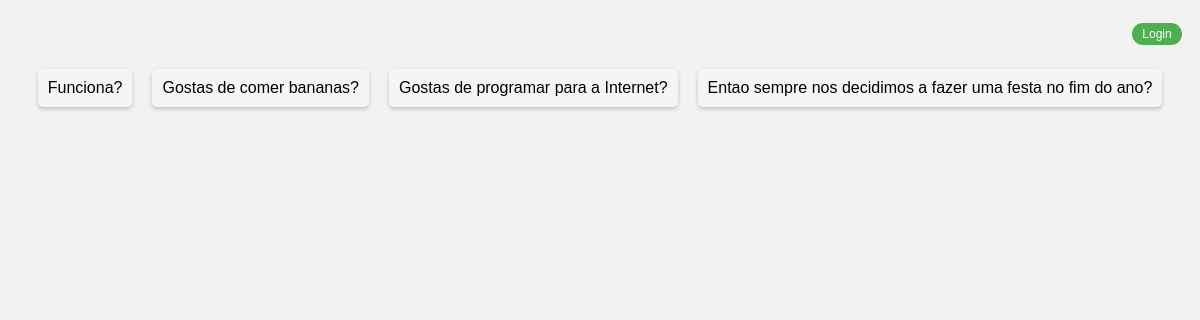
The page /votacao/ on the database as committed earlier.
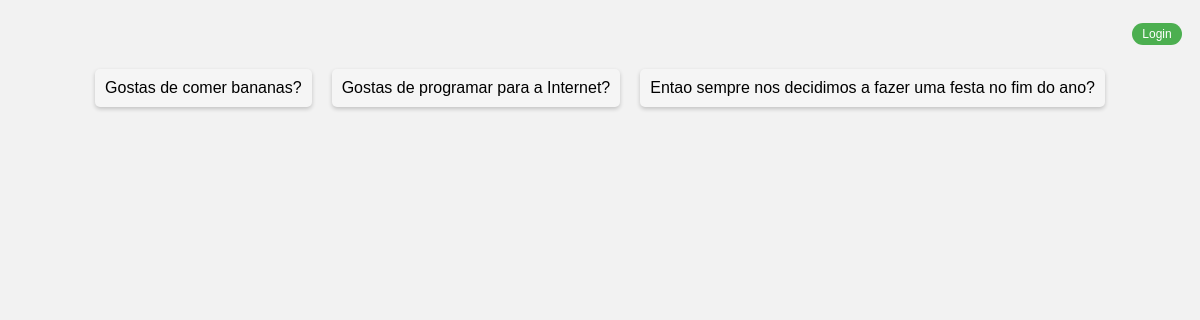
The same page on the database as committed later.
### votacao/models.py (models this page shows, shortened)
class Questao(models.Model):
    questao_texto = models.CharField(max_length=200)
    pub_data = models.DateTimeField('data de publicacao')

### votacao/views.py (the view)
# urls.py: path("", views.index, name='index'),
def index(request):
    latest_question_list = Questao.objects.order_by('-pub_data')[:5]
    context = {'latest_question_list': latest_question_list}
    user = request.user
    if user.is_authenticated and not user.is_superuser:
        aluno = get_object_or_404(Aluno, user_id=user.id)
        context.update({"aluno": aluno})
    return render(request, 'votacao/index.html', context)

### templates/votacao/index.html (shortened to what this page needs)
<div class="login_div">
    {% if user.is_authenticated %}
    <div class="loged_data_div">
        <p>Logged in as <b>{{request.user}}</b> {% if user.is_superuser %} (Admin){% endif %}</p>
        {% if not user.is_superuser %}
        <p>Numero de votos: <b>{{aluno.numero_votos}}</b></p>
        {% endif %}
    </div>
    <a href="{% url 'votacao:logout' %}">
        <button>Logout</button>
    </a>
    {% else %}
    <a href="{% url 'votacao:login' %}">
        <button>Login</button>
    </a>
    {% endif %}
</div>
{% if latest_question_list %}
<ul class="question-list">
    {% for questao in latest_question_list %}
    <a href="{% url 'votacao:detalhe' questao.id %}">
        <li class="question-item">
            {{ questao.questao_texto }}
        </li>
    </a>
    {% endfor %}
</ul>
{% else %}
<p>Não há questões disponíveis.</p>
{% endif %}

Rows that differ between the two databases and show on the page:
removed Questao: questao_texto "Funciona?"
